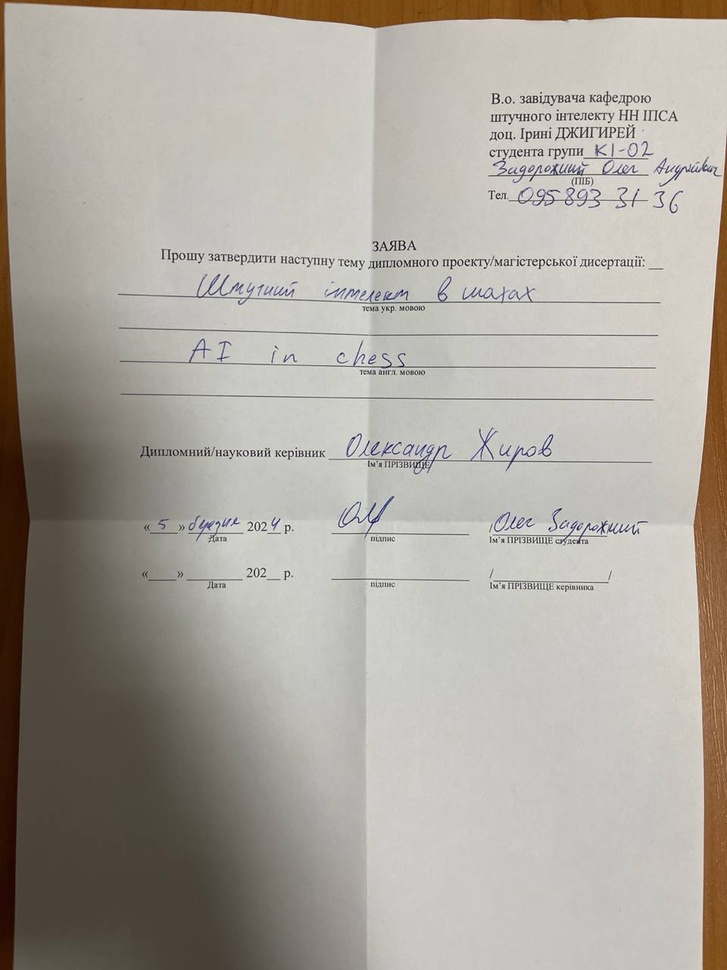
//> input picture image.jpg, 727 x 970 px, shrunk from 960 x 1280 before the run
$ ./detect   (built with g++ and OpenCV 4)
//> lines starting //> are read from the running program, lines starting //| are printed output that depends on the picture; after the words box and inside, x2 and y2 are one past the last pixel; in counts of white or black regions, pixels touching at a corner belong together
#include <opencv2/opencv.hpp>
#include <iostream>

using namespace cv;
using namespace std;

int main() {
    // Load the pre-trained Haar cascade for face detection
    CascadeClassifier face_cascade;
    face_cascade.load("haarcascade_frontalface_alt.xml");

    // Read the input image
    Mat image = imread("image.jpg");
//> image is the input picture: 970 rows x 727 cols, CV_8UC3; mean B, G, R 157.9, 166, 171

    // Convert the image to grayscale
    Mat gray_image;
    cvtColor(image, gray_image, COLOR_BGR2GRAY);
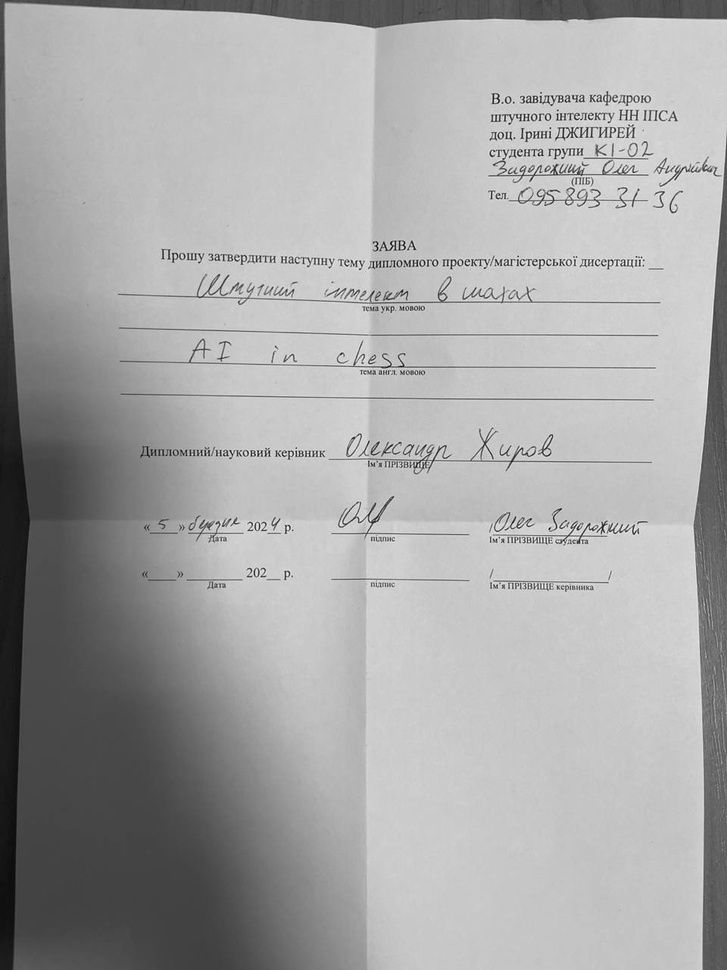
//> gray_image: 970 rows x 727 cols, CV_8UC1; min 7, max 254, mean 166.6

    // Detect faces in the image
    vector<Rect> faces;
    face_cascade.detectMultiScale(gray_image, faces, 1.1, 3, 0, Size(30, 30));
//> faces = 1 Rect (x, y, width, height): [127, 426, 70, 70]

    // Draw rectangles around the detected faces
    for (size_t i = 0; i < faces.size(); i++) {
        rectangle(image, faces[i], Scalar(255, 0, 0), 2);
    }
//> this loop made 1 pass
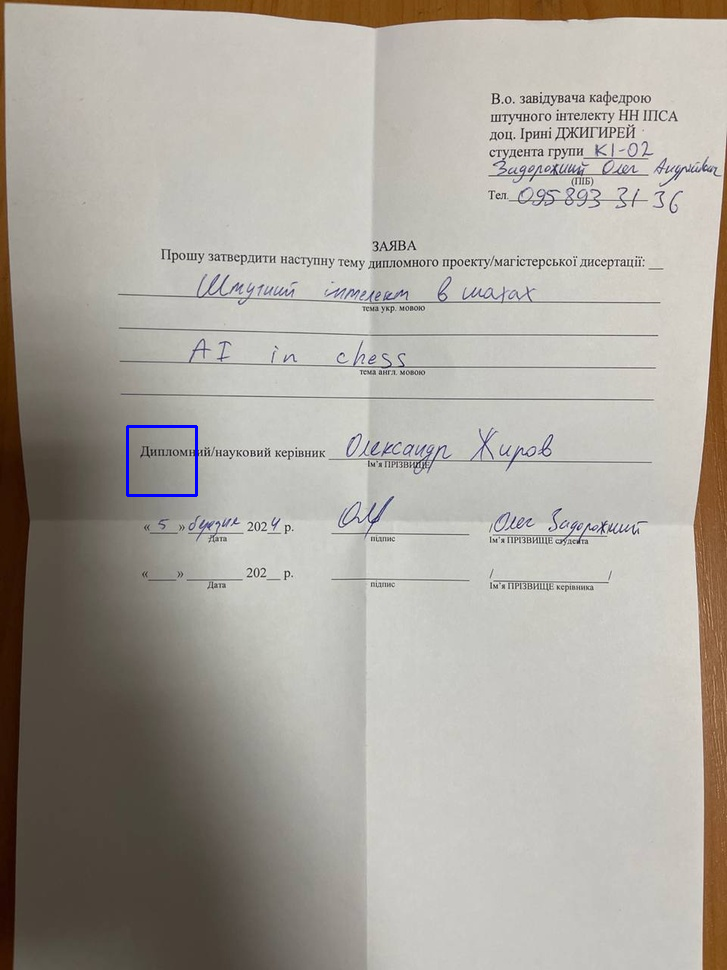
//> image: 970 rows x 727 cols, CV_8UC3; 0.12% of pixels changed, all inside (x1, y1, x2, y2) = (126, 425, 198, 497)

    // Display the image with detected faces
    imshow("Detected Faces", image);
    waitKey(0);

    return 0;
}
